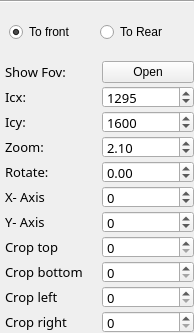
            <widget class="QWidget" name="page_image_3">
             <property name="geometry">
              <rect>
               <x>0</x>
               <y>0</y>
               <width>194</width>
               <height>333</height>
              </rect>
             </property>
             <attribute name="label">
              <string>Image 3</string>
             </attribute>
             <layout class="QVBoxLayout" name="verticalLayout_11">
              <property name="spacing">
               <number>5</number>
              </property>
              <property name="leftMargin">
               <number>0</number>
              </property>
              <property name="topMargin">
               <number>0</number>
              </property>
              <property name="rightMargin">
               <number>0</number>
              </property>
              <property name="bottomMargin">
               <number>0</number>
              </property>
              <item>
               <widget class="Line" name="line_11">
                <property name="orientation">
                 <enum>Qt::Horizontal</enum>
                </property>
               </widget>
              </item>
              <item>
               <widget class="QFrame" name="frame_radio_button_alligment_image_3">
                <layout class="QHBoxLayout" name="horizontalLayout_23">
                 <item>
                  <widget class="QRadioButton" name="radioButton_to_front_image_3">
                   <property name="text">
                    <string>To front</string>
                   </property>
                   <property name="checked">
                    <bool>true</bool>
                   </property>
                  </widget>
                 </item>
                 <item>
                  <widget class="QRadioButton" name="radioButton_to_rear_image_3">
                   <property name="text">
                    <string>To Rear</string>
                   </property>
                  </widget>
                 </item>
                </layout>
               </widget>
              </item>
              <item>
               <layout class="QGridLayout" name="gridLayout_13">
                <property name="leftMargin">
                 <number>5</number>
                </property>
                <property name="horizontalSpacing">
                 <number>5</number>
                </property>
                <property name="verticalSpacing">
                 <number>3</number>
                </property>
                <item row="8" column="0">
                 <widget class="QLabel" name="label_101">
                  <property name="font">
                   <font>
                    <family>Sans Serif</family>
                    <pointsize>10</pointsize>
                   </font>
                  </property>
                  <property name="text">
                   <string>Crop bottom</string>
                  </property>
                 </widget>
                </item>
                <item row="1" column="1">
                 <widget class="QSpinBox" name="val_icx_image_3">
                  <property name="enabled">
                   <bool>true</bool>
                  </property>
                  <property name="minimumSize">
                   <size>
                    <width>60</width>
                    <height>0</height>
                   </size>
                  </property>
                  <property name="maximumSize">
                   <size>
                    <width>16777215</width>
                    <height>22</height>
                   </size>
                  </property>
                  <property name="font">
                   <font>
                    <family>Sans Serif</family>
                    <pointsize>10</pointsize>
                   </font>
                  </property>
                  <property name="maximum">
                   <number>4000</number>
                  </property>
                  <property name="value">
                   <number>1295</number>
                  </property>
                 </widget>
                </item>
                <item row="7" column="0">
                 <widget class="QLabel" name="label_111">
                  <property name="font">
                   <font>
                    <family>Sans Serif</family>
                    <pointsize>10</pointsize>
                   </font>
                  </property>
                  <property name="text">
                   <string>Crop top</string>
                  </property>
                 </widget>
                </item>
                <item row="8" column="1">
                 <widget class="QSpinBox" name="val_crop_bottom_image_3">
                  <property name="minimumSize">
                   <size>
                    <width>60</width>
                    <height>0</height>
                   </size>
                  </property>
                  <property name="maximumSize">
                   <size>
                    <width>16777215</width>
                    <height>22</height>
                   </size>
                  </property>
                  <property name="font">
                   <font>
                    <family>Sans Serif</family>
                    <pointsize>10</pointsize>
                   </font>
                  </property>
                  <property name="maximum">
                   <number>2500</number>
                  </property>
                  <property name="value">
                   <number>0</number>
                  </property>
                 </widget>
                </item>
                <item row="1" column="0">
                 <widget class="QLabel" name="label_112">
                  <property name="minimumSize">
                   <size>
                    <width>60</width>
                    <height>0</height>
                   </size>
                  </property>
                  <property name="font">
                   <font>
                    <family>Sans Serif</family>
                    <pointsize>10</pointsize>
                   </font>
                  </property>
                  <property name="text">
                   <string>Icx:</string>
                  </property>
                 </widget>
                </item>
                <item row="3" column="0">
                 <widget class="QLabel" name="label_113">
                  <property name="minimumSize">
                   <size>
                    <width>80</width>
                    <height>0</height>
                   </size>
                  </property>
                  <property name="font">
                   <font>
                    <family>Sans Serif</family>
                    <pointsize>10</pointsize>
                   </font>
                  </property>
                  <property name="text">
                   <string>Zoom:</string>
                  </property>
                 </widget>
                </item>
                <item row="9" column="0">
                 <widget class="QLabel" name="label_114">
                  <property name="font">
                   <font>
                    <family>Sans Serif</family>
                    <pointsize>10</pointsize>
                   </font>
                  </property>
                  <property name="text">
                   <string>Crop left</string>
                  </property>
                 </widget>
                </item>
                <item row="5" column="0">
                 <widget class="QLabel" name="label_115">
                  <property name="enabled">
                   <bool>true</bool>
                  </property>
                  <property name="font">
                   <font>
                    <family>Sans Serif</family>
                    <pointsize>10</pointsize>
                   </font>
                  </property>
                  <property name="text">
                   <string>X- Axis</string>
                  </property>
                 </widget>
                </item>
                <item row="6" column="1">
                 <widget class="QSpinBox" name="val_coordinate_y_image_3">
                  <property name="enabled">
                   <bool>true</bool>
                  </property>
                  <property name="minimumSize">
                   <size>
                    <width>50</width>
                    <height>0</height>
                   </size>
                  </property>
                  <property name="maximumSize">
                   <size>
                    <width>16777215</width>
                    <height>22</height>
                   </size>
                  </property>
                  <property name="font">
                   <font>
                    <family>Sans Serif</family>
                    <pointsize>10</pointsize>
                   </font>
                  </property>
                  <property name="minimum">
                   <number>-10000</number>
                  </property>
                  <property name="maximum">
                   <number>10000</number>
                  </property>
                 </widget>
                </item>
                <item row="6" column="0">
                 <widget class="QLabel" name="label_116">
                  <property name="enabled">
                   <bool>true</bool>
                  </property>
                  <property name="font">
                   <font>
                    <family>Sans Serif</family>
                    <pointsize>10</pointsize>
                   </font>
                  </property>
                  <property name="text">
                   <string>Y- Axis</string>
                  </property>
                 </widget>
                </item>
                <item row="4" column="1">
                 <widget class="QDoubleSpinBox" name="val_rotate_image_3">
                  <property name="enabled">
                   <bool>true</bool>
                  </property>
                  <property name="minimumSize">
                   <size>
                    <width>50</width>
                    <height>0</height>
                   </size>
                  </property>
                  <property name="maximumSize">
                   <size>
                    <width>16777215</width>
                    <height>22</height>
                   </size>
                  </property>
                  <property name="font">
                   <font>
                    <family>Sans Serif</family>
                    <pointsize>10</pointsize>
                   </font>
                  </property>
                  <property name="minimum">
                   <double>-180.000000000000000</double>
                  </property>
                  <property name="maximum">
                   <double>180.000000000000000</double>
                  </property>
                  <property name="singleStep">
                   <double>0.100000000000000</double>
                  </property>
                 </widget>
                </item>
                <item row="5" column="1">
                 <widget class="QSpinBox" name="val_coordinate_x_image_3">
                  <property name="enabled">
                   <bool>true</bool>
                  </property>
                  <property name="minimumSize">
                   <size>
                    <width>50</width>
                    <height>0</height>
                   </size>
                  </property>
                  <property name="maximumSize">
                   <size>
                    <width>16777215</width>
                    <height>22</height>
                   </size>
                  </property>
                  <property name="font">
                   <font>
                    <family>Sans Serif</family>
                    <pointsize>10</pointsize>
                   </font>
                  </property>
                  <property name="minimum">
                   <number>-10000</number>
                  </property>
                  <property name="maximum">
                   <number>10000</number>
                  </property>
                  <property name="value">
                   <number>0</number>
                  </property>
                 </widget>
                </item>
                <item row="7" column="1">
                 <widget class="QSpinBox" name="val_crop_top_image_3">
                  <property name="minimumSize">
                   <size>
                    <width>60</width>
                    <height>0</height>
                   </size>
                  </property>
                  <property name="maximumSize">
                   <size>
                    <width>16777215</width>
                    <height>22</height>
                   </size>
                  </property>
                  <property name="font">
                   <font>
                    <family>Sans Serif</family>
                    <pointsize>10</pointsize>
                   </font>
                  </property>
                  <property name="maximum">
                   <number>2500</number>
                  </property>
                  <property name="value">
                   <number>0</number>
                  </property>
                 </widget>
                </item>
                <item row="3" column="1">
                 <widget class="QDoubleSpinBox" name="val_zoom_image_3">
                  <property name="minimumSize">
                   <size>
                    <width>60</width>
                    <height>0</height>
                   </size>
                  </property>
                  <property name="maximumSize">
                   <size>
                    <width>16777215</width>
                    <height>22</height>
                   </size>
                  </property>
                  <property name="font">
                   <font>
                    <family>Sans Serif</family>
                    <pointsize>10</pointsize>
                   </font>
                  </property>
                  <property name="decimals">
                   <number>2</number>
                  </property>
                  <property name="minimum">
                   <double>1.000000000000000</double>
                  </property>
                  <property name="maximum">
                   <double>14.000000000000000</double>
                  </property>
                  <property name="singleStep">
                   <double>0.020000000000000</double>
                  </property>
                  <property name="value">
                   <double>2.100000000000000</double>
                  </property>
                 </widget>
                </item>
                <item row="2" column="0">
                 <widget class="QLabel" name="label_117">
                  <property name="minimumSize">
                   <size>
                    <width>60</width>
                    <height>0</height>
                   </size>
                  </property>
                  <property name="font">
                   <font>
                    <family>Sans Serif</family>
                    <pointsize>10</pointsize>
                   </font>
                  </property>
                  <property name="text">
                   <string>Icy:</string>
                  </property>
                 </widget>
                </item>
                <item row="4" column="0">
                 <widget class="QLabel" name="label_24">
                  <property name="minimumSize">
                   <size>
                    <width>60</width>
                    <height>0</height>
                   </size>
                  </property>
                  <property name="font">
                   <font>
                    <family>Sans Serif</family>
                    <pointsize>10</pointsize>
                   </font>
                  </property>
                  <property name="text">
                   <string>Rotate: </string>
                  </property>
                 </widget>
                </item>
                <item row="2" column="1">
                 <widget class="QSpinBox" name="val_icy_image_3">
                  <property name="enabled">
                   <bool>true</bool>
                  </property>
                  <property name="minimumSize">
                   <size>
                    <width>60</width>
                    <height>0</height>
                   </size>
                  </property>
                  <property name="maximumSize">
                   <size>
                    <width>16777215</width>
                    <height>22</height>
                   </size>
                  </property>
                  <property name="font">
                   <font>
                    <family>Sans Serif</family>
                    <pointsize>10</pointsize>
                   </font>
                  </property>
                  <property name="maximum">
                   <number>4000</number>
                  </property>
                  <property name="value">
                   <number>1600</number>
                  </property>
                 </widget>
                </item>
                <item row="10" column="0">
                 <widget class="QLabel" name="label_118">
                  <property name="font">
                   <font>
                    <family>Sans Serif</family>
                    <pointsize>10</pointsize>
                   </font>
                  </property>
                  <property name="text">
                   <string>Crop right</string>
                  </property>
                 </widget>
                </item>
                <item row="9" column="1">
                 <widget class="QSpinBox" name="val_crop_left_image_3">
                  <property name="minimumSize">
                   <size>
                    <width>60</width>
                    <height>0</height>
                   </size>
                  </property>
                  <property name="maximumSize">
                   <size>
                    <width>16777215</width>
                    <height>22</height>
                   </size>
                  </property>
                  <property name="font">
                   <font>
                    <family>Sans Serif</family>
                    <pointsize>10</pointsize>
                   </font>
                  </property>
                  <property name="maximum">
                   <number>2500</number>
                  </property>
                  <property name="value">
                   <number>0</number>
                  </property>
                 </widget>
                </item>
                <item row="10" column="1">
                 <widget class="QSpinBox" name="val_crop_right_image_3">
                  <property name="minimumSize">
                   <size>
                    <width>60</width>
                    <height>0</height>
                   </size>
                  </property>
                  <property name="maximumSize">
                   <size>
                    <width>16777215</width>
                    <height>22</height>
                   </size>
                  </property>
                  <property name="font">
                   <font>
                    <family>Sans Serif</family>
                    <pointsize>10</pointsize>
                   </font>
                  </property>
                  <property name="maximum">
                   <number>2500</number>
                  </property>
                  <property name="value">
                   <number>0</number>
                  </property>
                 </widget>
                </item>
                <item row="0" column="0">
                 <widget class="QLabel" name="label_146">
                  <property name="minimumSize">
                   <size>
                    <width>60</width>
                    <height>0</height>
                   </size>
                  </property>
                  <property name="font">
                   <font>
                    <family>Sans Serif</family>
                    <pointsize>10</pointsize>
                   </font>
                  </property>
                  <property name="text">
                   <string>Show Fov:</string>
                  </property>
                 </widget>
                </item>
                <item row="0" column="1">
                 <widget class="QPushButton" name="show_fov_image_3">
                  <property name="text">
                   <string>Open</string>
                  </property>
                 </widget>
                </item>
               </layout>
              </item>
             </layout>
            </widget>
